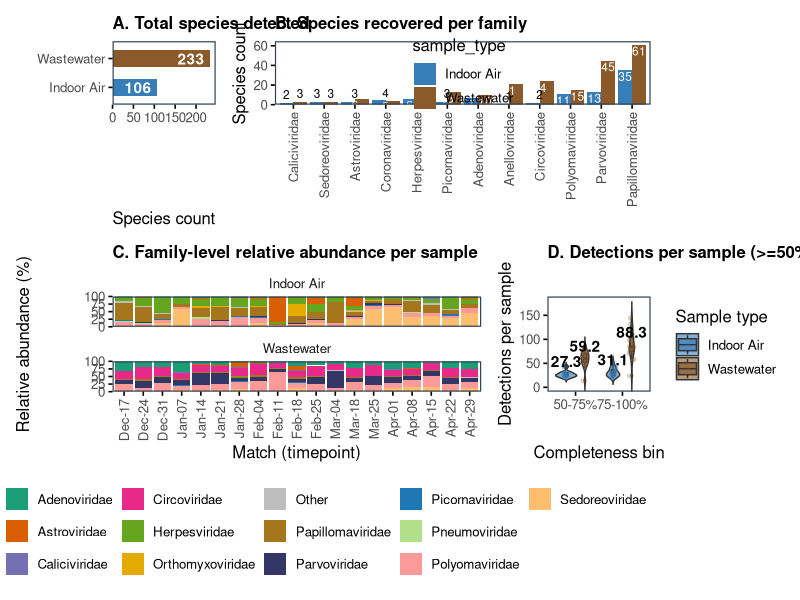

R code for this plot:
library(dplyr)
library(tidyr)
library(readr)
library(ggplot2)
library(stringr)
library(patchwork)
library(RColorBrewer)

# Load pre-filtered data (run filter_data.R once to create these)
data_matched <- read_csv("filtered_data/data_filtered_matched.csv", show_col_types = FALSE)
metadata_matched <- read_csv("data/metadata_matched.csv", show_col_types = FALSE)

filtered_data_with_type <- data_matched %>%
  mutate(
    completeness = covered_bases / reference_length,
    completeness_bin = cut(completeness, breaks = c(0, 0.25, 0.5, 0.75, 1),
                           labels = c("0-25%", "25-50%", "50-75%", "75-100%"))
  )

panel_theme <- theme_minimal(base_size = 12) +
  theme(
    panel.border = element_rect(color = "#2C3E50", fill = NA, linewidth = 0.8),
    panel.grid.major = element_blank(),
    panel.grid.minor = element_blank(),
    axis.ticks = element_line(color = "black"),
    axis.ticks.length = unit(3, "pt"),
    plot.title = element_text(face = "bold", size = 12)
  )

matrix_colors <- c("Indoor Air" = "#377EB8", "Wastewater" = "#8B5A2B")

#### Panel A: Species Totals Per Sample Type ###

species_totals <- filtered_data_with_type %>%
  group_by(sample_type) %>%
  summarise(n_species = n_distinct(species), .groups = "drop")

panel_a <- ggplot(species_totals, aes(x = sample_type, y = n_species, fill = sample_type)) +
  geom_col(width = 0.6) +
  geom_text(aes(label = n_species), hjust = 1.2, color = "white", fontface = "bold") +
  labs(title = "A. Total species detected", x = NULL, y = "Species count") +
  panel_theme +
  scale_fill_manual(values = matrix_colors) +
  scale_y_continuous(expand = expansion(mult = c(0, 0.06))) +
  coord_flip() +
  theme(legend.position = "none")

#### Panel B: Completeness Distribution ###

completeness_counts <- filtered_data_with_type %>%
  filter(completeness_bin %in% c("50-75%", "75-100%")) %>%
  group_by(sample_ID, sample_type, completeness_bin) %>%
  summarise(n_detections = n(), .groups = "drop")

completeness_means <- completeness_counts %>%
  group_by(sample_type, completeness_bin) %>%
  summarise(mean_detections = mean(n_detections, na.rm = TRUE), .groups = "drop")

panel_b <- ggplot(completeness_counts,
                  aes(x = completeness_bin, y = n_detections, fill = sample_type)) +
  geom_violin(trim = FALSE, alpha = 0.6, position = position_dodge(width = 0.8)) +
  geom_boxplot(width = 0.15, outlier.size = 0.4, alpha = 0.7,
               position = position_dodge(width = 0.8)) +
  geom_jitter(aes(color = sample_type),
              position = position_jitterdodge(jitter.width = 0.12, dodge.width = 0.8),
              alpha = 0.2, size = 1) +
  geom_text(data = completeness_means,
            aes(x = completeness_bin, y = mean_detections, label = round(mean_detections, 1),
                group = sample_type),
            position = position_dodge(width = 0.8),
            color = "black", fontface = "bold", vjust = -0.6, inherit.aes = FALSE) +
  labs(title = "D. Detections per sample (>=50% completeness)",
       x = "Completeness bin", y = "Detections per sample") +
  panel_theme +
  scale_fill_manual(values = matrix_colors, name = "Sample type") +
  scale_color_manual(values = matrix_colors, name = "Sample type") +
  scale_y_continuous(expand = expansion(mult = c(0, 0.06)))

family_sums <- filtered_data_with_type %>%
  group_by(sample_ID, sample_type, match, family) %>%
  summarise(family_reads = sum(reads_aligned, na.rm = TRUE), .groups = "drop")

# Relative abundance from aligned reads.
family_rel_raw <- family_sums %>%
  group_by(sample_ID, sample_type, match) %>%
  mutate(rel_abundance = 100 * family_reads / sum(family_reads),
         rel_abundance = if_else(is.finite(rel_abundance), rel_abundance, 0)) %>%
  ungroup()

families_keep <- family_rel_raw %>%
  group_by(family) %>%
  summarise(max_rel = max(rel_abundance, na.rm = TRUE), .groups = "drop") %>%
  filter(max_rel >= 5) %>%
  pull(family)

family_rel <- family_rel_raw %>%
  mutate(family_group = if_else(family %in% families_keep, family, "Other")) %>%
  group_by(sample_ID, sample_type, match, family_group) %>%
  summarise(family_reads = sum(family_reads, na.rm = TRUE), .groups = "drop") %>%
  group_by(sample_ID, sample_type, match) %>%
  mutate(rel_abundance = 100 * family_reads / sum(family_reads),
         rel_abundance = if_else(is.finite(rel_abundance), rel_abundance, 0)) %>%
  ungroup()

match_order <- metadata_matched %>%
  distinct(match) %>%
  arrange(match) %>%
  pull(match)

# Use air dates for x labels.
match_dates <- metadata_matched %>%
  filter(sample_type == "Indoor Air") %>%
  distinct(match, date_parsed) %>%
  arrange(match) %>%
  mutate(label = format(date_parsed, "%b-%d"))

match_order <- match_dates$match
match_labels <- setNames(match_dates$label, match_dates$match)

family_colors <- c(
  "#1B9E77", "#D95F02", "#7570B3", "#E7298A",
  "#66A61E", "#E6AB02", "#A6761D", "#333666",
  "#1F78B4", "#B2DF8A", "#FB9A99", "#FDBF6F",
  "#CAB2D6"
)
family_palette <- c(head(family_colors, length(families_keep)), "#BDBDBD")
names(family_palette) <- c(families_keep, "Other")

#### Panel C: Family Relative Abundance ###

panel_c <- ggplot(family_rel,
                  aes(x = factor(match, levels = match_order), y = rel_abundance, fill = family_group)) +
  geom_col(width = 0.9) +
  facet_wrap(~ sample_type, ncol = 1) +
  labs(title = "C. Family-level relative abundance per sample",
       x = "Match (timepoint)", y = "Relative abundance (%)", fill = "Family") +
  panel_theme +
  scale_fill_manual(values = family_palette) +
  scale_x_discrete(labels = match_labels) +
  scale_y_continuous(expand = c(0, 0)) +
  theme(legend.position = "bottom",
        axis.text.x = element_text(angle = 90, vjust = 0.5, hjust = 1))

#### Panel D: Species Per Family ###

family_species <- filtered_data_with_type %>%
  group_by(family, sample_type) %>%
  summarise(n_species = n_distinct(species), .groups = "drop")

top_families_species <- family_species %>%
  group_by(family) %>%
  summarise(total_species = sum(n_species), .groups = "drop") %>%
  arrange(desc(total_species)) %>%
  slice_head(n = 12) %>%
  pull(family)

panel_d <- family_species %>%
  filter(family %in% top_families_species) %>%
  ggplot(aes(x = reorder(family, n_species), y = n_species, fill = sample_type)) +
  geom_col(position = "dodge") +
  geom_text(data = ~ dplyr::filter(.x, n_species >= 5),
            aes(label = n_species, group = sample_type),
            position = position_dodge(width = 0.9),
            vjust = 1.2, color = "white", size = 3) +
  geom_text(data = ~ dplyr::filter(.x, n_species < 5),
            aes(label = n_species, group = sample_type),
            position = position_dodge(width = 0.9),
            vjust = -0.4, color = "black", size = 3) +
  labs(title = "B. Species recovered per family",
       x = NULL, y = "Species count") +
  panel_theme +
  scale_fill_manual(values = matrix_colors) +
  scale_y_continuous(expand = expansion(mult = c(0, 0.06))) +
  theme(legend.position = "inside",
        axis.text.x = element_text(angle = 90, vjust = 0.5, hjust = 1))

a_area <- area(t = 1.5, l = 1, b = 4, r = 3)
d_area <- area(t = 1.5, l = 4, b = 4, r = 12)
c_area <- area(t = 5, l = 1, b = 10, r = 9)
b_area <- area(t = 5, l = 10, b = 10, r = 12)

# Assemble panels.
layout_design <- c(a_area, d_area, c_area, b_area)
overview_figure <- panel_a + panel_d + panel_c + panel_b + plot_layout(design = layout_design)

print(overview_figure)
